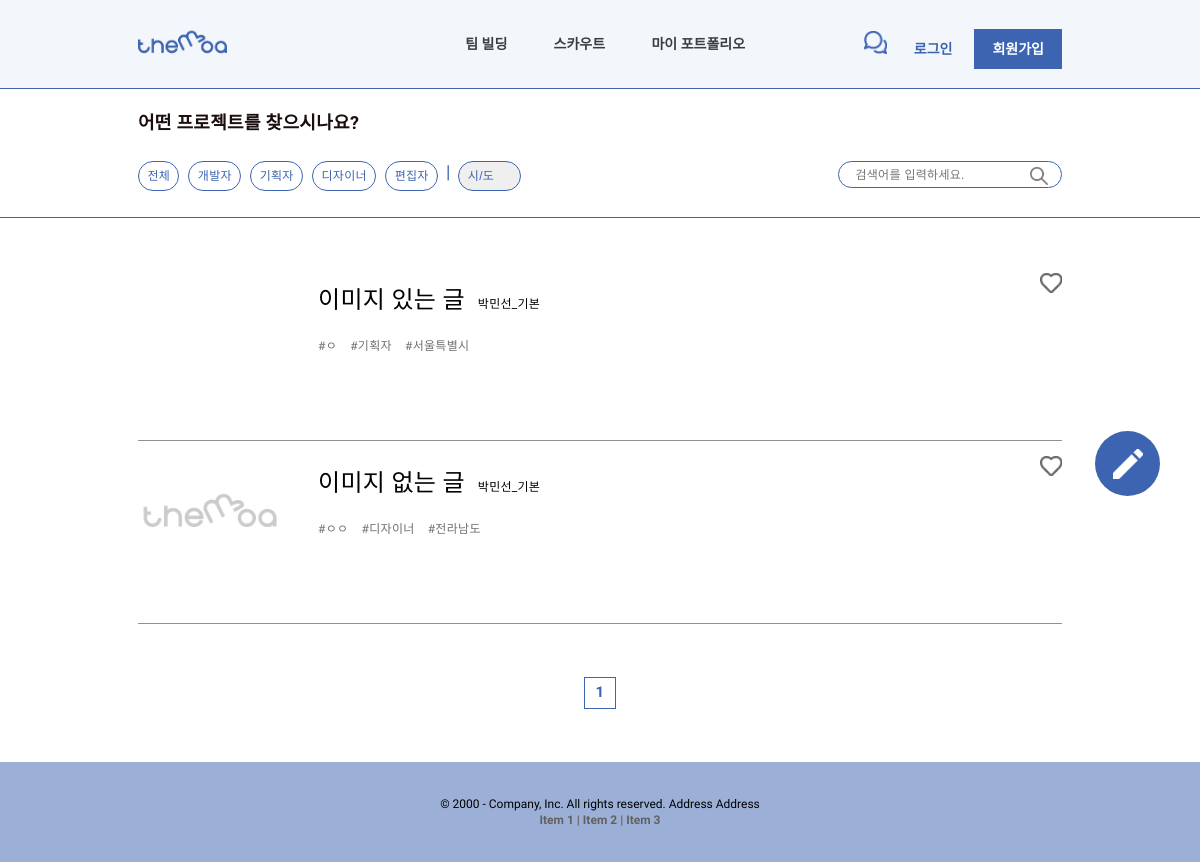
The app's page /recruit/team_build/ with its own data.
### team_build/models.py (models this page shows)
class Recruit(models.Model):
    writer = models.CharField(default='', max_length=200)
    title = models.CharField(default='', max_length=300) # 프로젝트 한줄 설명으로 들어갈 것
    team_name = models.CharField(default='', max_length=200)
    service = models.CharField(default='', max_length=200)
    team_members = models.CharField(
        default='1',
        blank=True,
        null=False,
        max_length=10,
        choices=TEAM_MEMBERS_CHOICES
        )
    service_level = models.CharField(
        default='0',
        null=False,
        blank=True,
        max_length=10,
        choices=LEVEL_CHOICES
        )
    founding_date = models.DateField(default=timezone.now, null=False, blank=True)
    locate = models.CharField(default='', null=False, blank=True, max_length=2, choices=LOCATE_CHOICES)
    image = models.ImageField(
        default='image/team_build/none/img_default.png',
        upload_to="image/team_build/",
        blank=True,
        null=False
        )
    role = MultiSelectField(default='', choices=ROLE_CHOICES, max_choices=4, max_length=100)
    detail = models.TextField(blank=True, null=True)

### team_build/views.py (the view, shortened to what this page needs)
# urls.py: path('team_build/', RecruitListView.as_view(), name='team_build'),
class RecruitListView(ListView):
    model = Recruit
    paginate_by = 5
    template_name = 'team_build/team_build.html'
    context_object_name = 'recruit_list'
    def get_queryset(self):
        search_word = self.request.GET.get('q','')
        recruit_list = Recruit.objects.all()
        recruit_list = recruit_list.order_by('-id')
        return recruit_list
    def get_context_data(self, **kwargs):
        context = super().get_context_data(**kwargs)
        paginator = context['paginator']
        page_num_range = 5
        max_index = len(paginator.page_range)
        page = self.request.GET.get('page')
        current_page = int(page) if page else 1
        start_index = int((current_page - 1) / page_num_range) * page_num_range
        end_index = start_index + page_num_range
        if end_index >= max_index:
            end_index = max_index
        page_range = paginator.page_range[start_index:end_index]
        context['page_range'] = page_range
        if self.request.user.id:
            context['user_instance'] = User.objects.get(pk=self.request.user.id)
        else:
            context['user_instance'] = None
        return context

### templates/team_build/team_build.html (shortened to what this page needs)
{% extends '../base.html' %}
        {% load static %}
        {% block extrahead %}
        <link rel="stylesheet" href="../../static/css/base.css">
        <link rel="stylesheet" href="../../static/css/team_build/team_build.css">
        {% endblock %}
    {% block content %}
    <div>
        <a class="create-img" href="{% url 'team_build:create_recruit' %}">
            <div style="background-image: url('../../static/img/team_build/create_recruit_icon.png');"></div>
        </a>
        <div class="search-box">
            <div class="search-container">
                <p>어떤 프로젝트를 찾으시나요?</p>
                <div class="search-wrapper">
                    <a href="{% url 'team_build:team_build' %}">전체</a>
                    <a href="{% url 'team_build:recruit_role_search' 'Developer' %}">개발자</a>
                    <a href="{% url 'team_build:recruit_role_search' 'Planner' %}">기획자</a>
                    <a href="{% url 'team_build:recruit_role_search' 'Designer' %}">디자이너</a>
                    <a href="{% url 'team_build:recruit_role_search' 'Editor' %}" style="margin-right: 0;">편집자</a>
                    <div class="stick">|</div>
                    <select name="" id="" onchange="location.href='/recruit/team_build/location_search/'+this.value">
                        <option value="">시/도</option>
                    </select>
                    <form action="" method="get">
                        <input type="text" name="q" placeholder="검색어를 입력하세요.">
                        <button type="submit"></button>
                    </form>
                </div>
            </div>
        </div>
        <div class="list-container">
            {% block posts %}
                {% for post in recruit_list %}
                    <div class="recruit-post">
                        <a class="recruit-img" href="{% url 'team_build:detail_recruit' post.id %}">
                            <div
                            style="background-image: url('../../media/{{post.image}}');"
                            ></div>
                        </a>
                        <a class="recruit-content" href="{% url 'team_build:detail_recruit' post.id %}">
                            <div>
                                <p class="recruit-title">{{post.title}}</p>
                                <p class="recruit-writer">{{post.writer}}</p>
                            </div>
                            <p class="recruit-hashtag">
                                #{{post.service}}&nbsp&nbsp&nbsp
                                #{% for role in post.get_role_display %}{{role}}{% endfor %}&nbsp&nbsp&nbsp
                                #{{post.get_locate_display}}
                            </p>
                            <p class="recruit-detail">{{post.detail}}</p>
                        </a>
                        <a class="recruit-like" href="{% if user.is_authenticated %} {% url 'team_build:recruit_like' post.id %} {% else %} {% url 'users:login' %} {% endif %}">
                            <div style="background-image: url('../../static/img/like_icon.png');"></div>
                        </a>
                    </div>
                {% endfor %}
            {% endblock %}
            <div class="page-container">
                <div class="page-wrapper">
                    {% for page in page_range %}
                        <a class="page-box" href="?page={{page}}">{{page}}</a>
                    {% endfor %}
                </div>
            </div>
        </div>
    </div>
    {% endblock %}

### static/css/base.css (style rules this page uses)
body, html { margin: 0; padding : 0; font-family: 'Mulish', sans-serif; }
a { text-decoration: none; }

### static/css/team_build/team_build.css (style rules this page uses)
* { margin: 0; padding: 0; }
.create-img { position: fixed; width: 65px; height: 65px; top: 50%; right: 40px; background: #3C64B1; border-radius: 56px; display: flex; justify-content: center; align-items: center; }
.create-img > div { width: 30px; height: 30px; background-size: contain; background-repeat: no-repeat; }
select { -webkit-appearance: none; -moz-appearance: none; appearance: none; border: none; outline: none; }
.search-box { height: 16vh; border: 1px solid #3C64B1; border-left: 0; border-right: 0; display: flex; align-items: center; }
.search-container { width: 77vw; height: 9.4vh; margin: auto; display: flex; flex-direction: column; justify-content: space-between; }
.search-container > p { font-weight: 600; font-size: 1.5vw; line-height: 1.25vw; letter-spacing: 0.3px; color: #1a0e0e; }
.search-wrapper { width: 100%; }
.search-wrapper > a { float: left; margin-right: 9px; padding: 0.8vh 0.7vw; border: 1px solid #3C64B1; border-radius: 20px; font-weight: 200; font-size: 1vw; line-height: 1.2vw; letter-spacing: 0.3px; color: #3C64B1; }
.stick { float: left; padding: 0 8px; font-size: 1.5vw; color: #3C64B1; }
select { display: block; float: left; width: 5.2vw; padding: 0.8vh 0.7vw; border: 1px solid #3C64B1; border-radius: 20px; font-weight: 200; font-size: 1vw; line-height: 1.2vw; letter-spacing: 0.3px; color: #3C64B1; cursor: pointer; }
.search-wrapper > form { float: right; position: relative; }
.search-wrapper > form > input { width: 18.7vw; height: 27px; padding: 0.8vh 1.4vw; outline: none; background: #FFFFFF; border: 1px solid #3C64B1; box-sizing: border-box; border-radius: 23px; font-weight: 200; font-size: 1vw; line-height: 1.3vw; letter-spacing: 0.3px; }
.search-wrapper > form > button { -webkit-appearance: none; -moz-appearance: none; appearance: none; border: 0; outline: none; background: none; position: absolute; left: 16vw; top: 0.7vh; width: 1.7vw; height: 18px; cursor: pointer; background-image: url(../../img/team_build/search_icon.png); background-size: contain; background-repeat: no-repeat; }
.list-container { padding: 5vh 0 0 0; }
.recruit-post { width: 77vw; height: 19vh; margin: auto; padding: 15px 0; border-bottom: 1px solid #919191; }
.recruit-img > div { float: left; background-size: contain; background-repeat: no-repeat; height: 100%; width: 12vw; }
.recruit-content { float: left; height: 13vh; width: 60%; margin: 2vh 0 0 3vw; display: flex; flex-direction: column; justify-content: space-between; }
.recruit-content > div { display: flex; align-items: baseline; }
.recruit-title { font-weight: 500; font-size: 2vw; line-height: 1.9vw; letter-spacing: 0.3px; color: #000000; }
.recruit-writer { margin-left: 13px; font-weight: 200; font-size: 1vw; line-height: 1.3vw; letter-spacing: 0.3px; color: #000000; }
.recruit-hashtag { font-size: 1vw; line-height: 1.5vw; letter-spacing: 0.3px; color: #707070; }
.recruit-detail { font-size: 1.2vw; color: #000000; overflow: hidden; text-overflow: ellipsis; white-space: nowrap; line-height: 1.3vw; height: 1.2vw; }
.recruit-like > div { float: right; width: 1.8vw; height: 1.8vw; background-size: contain; background-repeat: no-repeat; }
.page-container { display: flex; justify-content: center; }
.page-wrapper { text-align: center; margin: 6.6vh 0; }
.page-box { float: left; width: 20px; height: 20px; padding: 5px; background: #FFFFFF; border: 1px solid #3C64B1; font-weight: bold; font-size: 15px; letter-spacing: 0.3px; color: #3C64B1; }

### records on screen
Recruit: title "이미지 있는 글", writer "박민선_기본", service "ㅇ", get_role_display "기" "획" "자", locate "서울특별시"
Recruit: image (placeholder picture), title "이미지 없는 글", writer "박민선_기본", service "ㅇㅇ", get_role_display "디" "자" "이" "너", locate "전라남도"

### other values on screen
{{ page }} "1"
